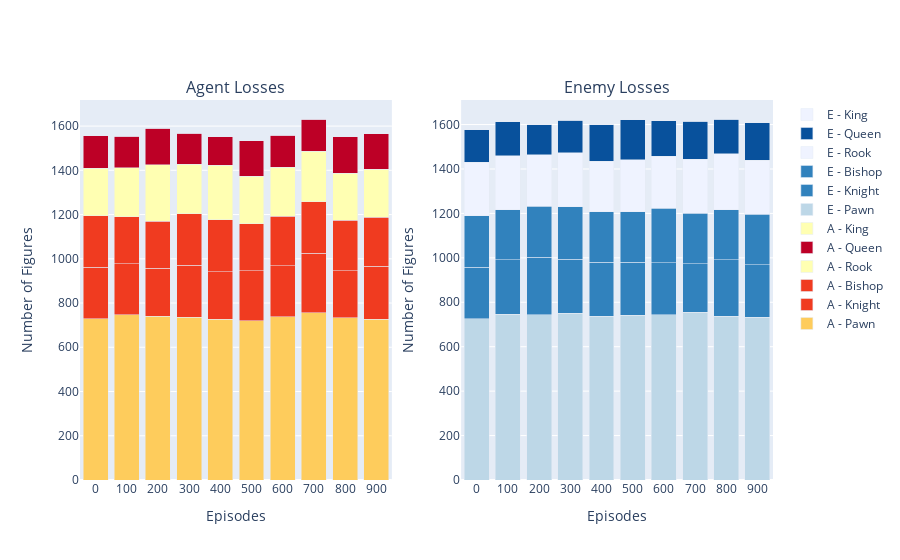

The cell this chart's notebook holds for it:
### Code cell
plot_steps(DQN_results_random["total_steps_per_episode"])
plot_points(DQN_results_random["total_positive_points"])
plot_losses(DQN_results_random["total_agent_losses_per_episode"], DQN_results_random["total_enemy_losses_per_episode"])

### Figure 1 — Plotly figure (JSON) as saved in the notebook; plotly's stock layout.template omitted (floating-point values rounded to 4 significant figures)
{"data": [{"hoverinfo": "name+x+y", "marker": {"color": "rgb(254,204,92)"}, "name": "A - Pawn", "type": "bar", "x": [0, 100, 200, 300, 400, 500, 600, 700, 800, 900], "xaxis": "x", "y": [730, 748, 740, 735, 726, 721, 738, 755, 733, 726], "yaxis": "y"}, {"hoverinfo": "name+x+y", "marker": {"color": "rgb(240,59,32)"}, "name": "A - Knight", "type": "bar", "x": [0, 100, 200, 300, 400, 500, 600, 700, 800, 900], "xaxis": "x", "y": [232, 229, 217, 236, 215, 224, 231, 269, 213, 240], "yaxis": "y"}, {"hoverinfo": "name+x+y", "marker": {"color": "rgb(240,59,32)"}, "name": "A - Bishop", "type": "bar", "x": [0, 100, 200, 300, 400, 500, 600, 700, 800, 900], "xaxis": "x", "y": [232, 212, 212, 232, 235, 213, 223, 235, 228, 221], "yaxis": "y"}, {"hoverinfo": "name+x+y", "marker": {"color": "rgb(255,255,178)"}, "name": "A - Rook", "type": "bar", "x": [0, 100, 200, 300, 400, 500, 600, 700, 800, 900], "xaxis": "x", "y": [215, 223, 256, 224, 247, 215, 222, 228, 212, 218], "yaxis": "y"}, {"hoverinfo": "name+x+y", "marker": {"color": "rgb(189,0,38)"}, "name": "A - Queen", "type": "bar", "x": [0, 100, 200, 300, 400, 500, 600, 700, 800, 900], "xaxis": "x", "y": [148, 142, 166, 141, 129, 161, 144, 145, 165, 160], "yaxis": "y"}, {"hoverinfo": "name+x+y", "marker": {"color": "rgb(255,255,178)"}, "name": "A - King", "type": "bar", "x": [0, 100, 200, 300, 400, 500, 600, 700, 800, 900], "xaxis": "x", "y": [0, 0, 0, 0, 0, 0, 0, 0, 0, 0], "yaxis": "y"}, {"hoverinfo": "name+x+y", "marker": {"color": "rgb(189,215,231)"}, "name": "E - Pawn", "type": "bar", "x": [0, 100, 200, 300, 400, 500, 600, 700, 800, 900], "xaxis": "x2", "y": [726, 746, 744, 750, 737, 742, 743, 755, 738, 732], "yaxis": "y2"}, {"hoverinfo": "name+x+y", "marker": {"color": "rgb(49,130,189)"}, "name": "E - Knight", "type": "bar", "x": [0, 100, 200, 300, 400, 500, 600, 700, 800, 900], "xaxis": "x2", "y": [231, 245, 259, 243, 243, 239, 236, 219, 253, 238], "yaxis": "y2"}, {"hoverinfo": "name+x+y", "marker": {"color": "rgb(49,130,189)"}, "name": "E - Bishop", "type": "bar", "x": [0, 100, 200, 300, 400, 500, 600, 700, 800, 900], "xaxis": "x2", "y": [233, 225, 229, 236, 228, 226, 244, 227, 225, 226], "yaxis": "y2"}, {"hoverinfo": "name+x+y", "marker": {"color": "rgb(239,243,255)"}, "name": "E - Rook", "type": "bar", "x": [0, 100, 200, 300, 400, 500, 600, 700, 800, 900], "xaxis": "x2", "y": [241, 243, 232, 245, 227, 235, 235, 243, 253, 243], "yaxis": "y2"}, {"hoverinfo": "name+x+y", "marker": {"color": "rgb(8,81,156)"}, "name": "E - Queen", "type": "bar", "x": [0, 100, 200, 300, 400, 500, 600, 700, 800, 900], "xaxis": "x2", "y": [145, 154, 136, 145, 164, 180, 159, 171, 156, 169], "yaxis": "y2"}, {"hoverinfo": "name+x+y", "marker": {"color": "rgb(239,243,255)"}, "name": "E - King", "type": "bar", "x": [0, 100, 200, 300, 400, 500, 600, 700, 800, 900], "xaxis": "x2", "y": [0, 0, 0, 0, 0, 0, 0, 0, 0, 0], "yaxis": "y2"}], "layout": {"annotations": [{"font": {"size": 16}, "showarrow": false, "text": "Agent Losses", "x": 0.225, "xanchor": "center", "xref": "paper", "y": 1, "yanchor": "bottom", "yref": "paper"}, {"font": {"size": 16}, "showarrow": false, "text": "Enemy Losses", "x": 0.775, "xanchor": "center", "xref": "paper", "y": 1, "yanchor": "bottom", "yref": "paper"}], "barmode": "stack", "xaxis": {"anchor": "y", "domain": [0, 0.45], "ticktext": ["0", "100", "200", "300", "400", "500", "600", "700", "800", "900"], "tickvals": [0, 100, 200, 300, 400, 500, 600, 700, 800, 900], "title": {"text": "Episodes"}}, "xaxis2": {"anchor": "y2", "domain": [0.55, 1], "ticktext": ["0", "100", "200", "300", "400", "500", "600", "700", "800", "900"], "tickvals": [0, 100, 200, 300, 400, 500, 600, 700, 800, 900], "title": {"text": "Episodes"}}, "yaxis": {"anchor": "x", "domain": [0, 1], "title": {"text": "Number of Figures"}}, "yaxis2": {"anchor": "x2", "domain": [0, 1], "title": {"text": "Number of Figures"}}}}
